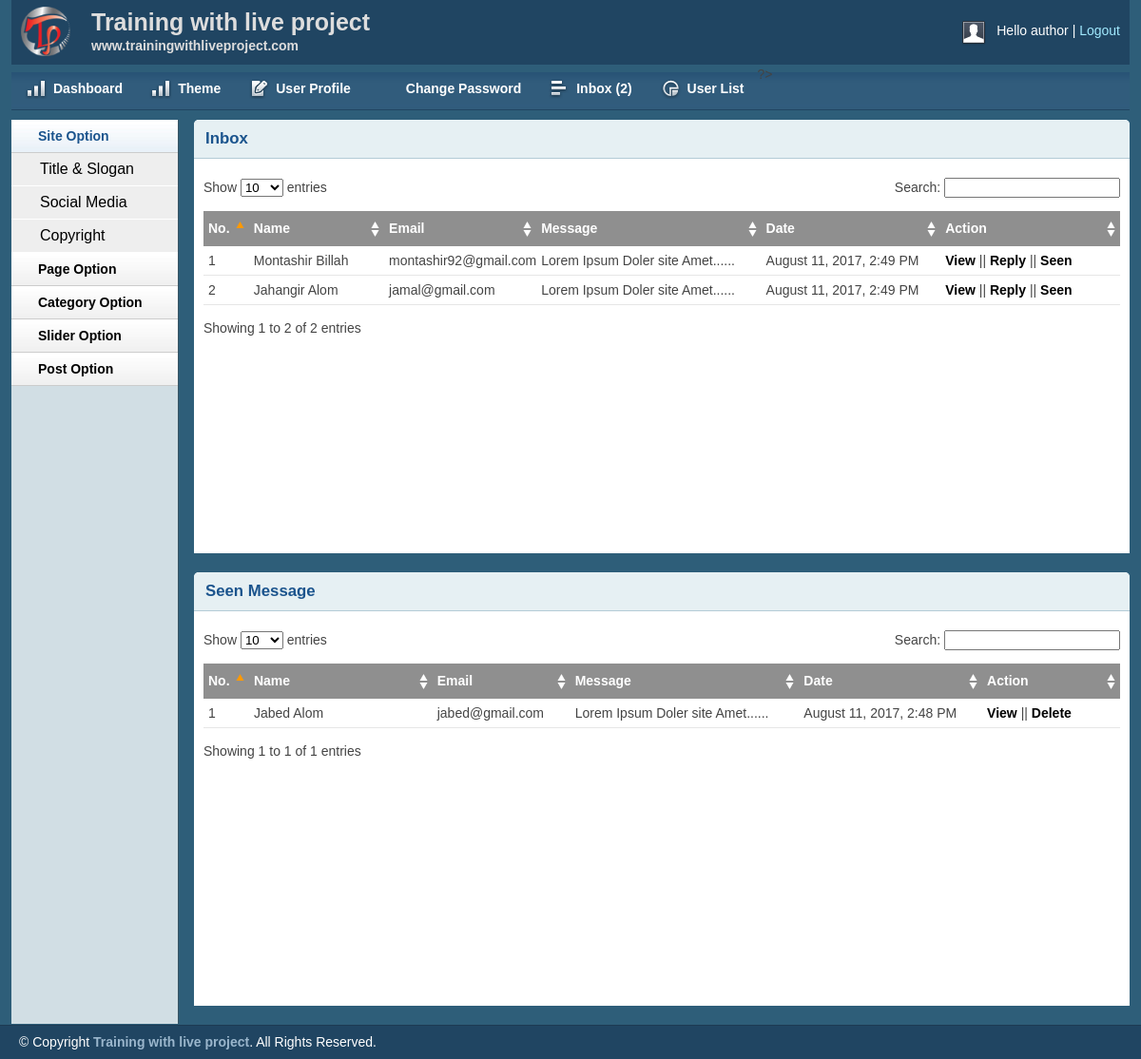
/admin/inbox.php (signed in), run on the app's committed database.
### tables this page shows
CREATE TABLE `tbl_contact` (
  `id` int(11) NOT NULL,
  `firstname` varchar(255) NOT NULL,
  `lastname` varchar(255) NOT NULL,
  `email` varchar(255) NOT NULL,
  `body` text NOT NULL,
  `status` int(11) NOT NULL DEFAULT '0',
  `date` timestamp NOT NULL DEFAULT CURRENT_TIMESTAMP
);

### lib/Database.php (called while the page is built, shortened)
<?php
Class Database{
	public $host   = DB_HOST;
	public $user   = DB_USER;
	public $pass   = DB_PASS;
	public $dbname = DB_NAME;
	public $link;
	private function connectDB(){
	$this->link = new mysqli($this->host, $this->user, $this->pass, $this->dbname);
 }
	public function select($query){
		$result = $this->link->query($query) or die($this->link->error.__LINE__);
		if($result->num_rows > 0){
			return $result;
		} else {
			return false;
		}
	}
}

### helpers/Format.php (called while the page is built, shortened)
<?php
class Format{
	public function formatDate($date){
		return date('F j, Y, g:i A', strtotime($date));
	}
	public function textShorten($text, $limit = 400){
		$text = $text. " ";
		$text = substr($text, 0, $limit);
		$text = substr($text, 0, strrpos($text, ' '));
		$text = $text. ".....";
		return $text;
	}
}
?>

### admin/inbox.php (the view, shortened to what this page needs)
<?php include "inc/header.php"; ?>
<?php include "inc/sidebar.php"; ?>
<div class="grid_10">
    <div class="box round first grid">
        <h2>Inbox</h2>
        <div class="block">
            <table class="data display datatable" id="example">
			<thead>
				<tr>
					<th width="5%">No. </th>
					<th width="15%">Name</th>
					<th width="15%">Email</th>
					<th width="25%">Message</th>
					<th width="20%">Date</th>
					<th width="20%">Action</th>
				</tr>
			</thead>
			<tbody>
<?php
    $query = "SELECT * FROM  tbl_contact WHERE status='0' ORDER BY id DESC";
    $msg = $db->select($query);
    if ($msg) {
    	$i=0;
        while ($result = $msg->fetch_assoc()) {
       $i++;
?>
				<tr class="odd gradeX">
					<td><?php echo $i; ?></td>
					<td><?php echo $result['firstname'].' '.$result['lastname']; ?></td>
					<td><?php echo $result['email']; ?></td>
					<td><?php echo $fm->textShorten($result['body'], 30); ?>
					<td><?php echo $fm->formatDate($result['date']); ?></td>
					<td>
					<a href="viewmsg.php?msgid=<?php echo $result['id']; ?>">View</a> ||
					<a href="replymsg.php?msgid=<?php echo $result['id']; ?>">Reply</a> ||
					<a onclick="return confirm('Are you Sure to Move The Msg !'); " href="?seenid=<?php echo $result['id']; ?>">Seen</a>
					</td>
				</tr>
<?php } } ?>
			</tbody>
		</table>
       </div>
    </div>
    <div class="box round first grid">
        <h2>Seen Message</h2>
        <div class="block">
            <table class="data display datatable" id="example">
			<thead>
				<tr>
					<th width="5%">No. </th>
					<th width="20%">Name</th>
					<th width="15%">Email</th>
					<th width="25%">Message</th>
					<th width="20%">Date</th>
					<th width="15%">Action</th>
				</tr>
			</thead>
			<tbody>
<?php
    $query = "SELECT * FROM  tbl_contact WHERE status='1' ORDER BY id DESC";
    $msg = $db->select($query);
    if ($msg) {
    	$i=0;
        while ($result = $msg->fetch_assoc()) {
       $i++;
?>
				<tr class="odd gradeX">
					<td><?php echo $i; ?></td>
					<td><?php echo $result['firstname'].' '.$result['lastname']; ?></td>
					<td><?php echo $result['email']; ?></td>
					<td><?php echo $fm->textShorten($result['body'], 30); ?>
					<td><?php echo $fm->formatDate($result['date']); ?></td>
					<td>
					<a href="viewmsg.php?msgid=<?php echo $result['id']; ?>">View</a> ||
					<a onclick="return confirm('Are you Sure to Delete'); " href="?delid=<?php echo $result['id']; ?>">Delete</a>
					</td>
				</tr>
<?php } } ?>
			</tbody>
		</table>
       </div>
    </div>
</div>
 <?php include "inc/footer.php"; ?>

### admin/css/layout.css (style rules this page uses)
body { background: #fff none repeat scroll 0 0; color: #444; font-size: 14px; padding: 0; }
a { color: #000; font-weight:bold; text-decoration: none; }
h1, h2, h3, h4, h5, h6 { line-height:1.2em; margin-bottom:.3em; }
h2 { margin-top:1em; }
.box { background:#fff; margin-bottom:20px; padding:10px 10px 10px 10px; margin-left:-8px; }
.box.grid { padding-bottom:40px; }
.box.round { -moz-border-radius: 5px 5px 0px 0px; -webkit-border-radius: 5px 5px 0px 0px; border-radius: 5px 5px 0px 0px; }
.box h2 { font-size:1.2em; font-weight:bold; color:#1B548D; background:#E6F0F3; margin:-10px -10px 0 -10px; padding:10px 12px; border-bottom:1px solid #B3CBD6; -moz-border-radius: 5px 5px 0px 0px; -webkit-border-radius: 5px 5px 0px 0px; border-radius: 5px 5px 0px 0px; }
.box.first { min-height: 406px; }
.block { padding-top:20px; }
.block { padding-bottom:1px; }
table.display { margin: 0 auto; clear: both; width: 100%; }
.sorting_asc { background: #8f8f8f url(../img/table/sort_asc.png) no-repeat center right; padding:8px 5px; text-align:left; color:#fff; }
.sorting { background:#8f8f8f url(../img/table/sort_both.png) no-repeat center right; padding:8px 5px; text-align:left; color:#fff; }
tr.odd { height: 30px; line-height: 30px; border-bottom:1px solid #e6e6e6; }
tr.even { height: 30px; line-height: 30px; border-bottom:1px solid #e6e6e6; }
tr.odd td, tr.even td { padding-left:5px; }

### data on the page
tbl_contact: firstname "Montashir", lastname "Billah", email "montashir92@gmail.com", body "Lorem Ipsum Doler site Amet......", date "August 11, 2017, 2:49 PM"
tbl_contact: firstname "Jahangir", lastname "Alom", email "jamal@gmail.com", body "Lorem Ipsum Doler site Amet......", date "August 11, 2017, 2:49 PM"
tbl_contact: firstname "Jabed", lastname "Alom", email "jabed@gmail.com", body "Lorem Ipsum Doler site Amet......", date "August 11, 2017, 2:48 PM"

### other printed values
Session::get('username') "author"
$count "2"
